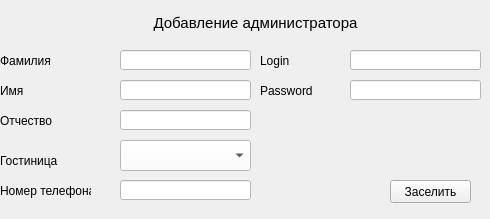
<?xml version="1.0" encoding="UTF-8"?>
<ui version="4.0">
 <class>Qadd_admin</class>
 <widget class="QWidget" name="Qadd_admin">
  <property name="geometry">
   <rect>
    <x>0</x>
    <y>0</y>
    <width>490</width>
    <height>219</height>
   </rect>
  </property>
  <property name="windowTitle">
   <string>Form</string>
  </property>
  <widget class="QLabel" name="name_cinema_wr_9">
   <property name="geometry">
    <rect>
     <x>260</x>
     <y>50</y>
     <width>111</width>
     <height>21</height>
    </rect>
   </property>
   <property name="text">
    <string>Login</string>
   </property>
  </widget>
  <widget class="QLabel" name="name_cinema_wr_8">
   <property name="geometry">
    <rect>
     <x>260</x>
     <y>80</y>
     <width>111</width>
     <height>21</height>
    </rect>
   </property>
   <property name="text">
    <string>Password</string>
   </property>
  </widget>
  <widget class="QLabel" name="name_cinema_wr_3">
   <property name="geometry">
    <rect>
     <x>0</x>
     <y>110</y>
     <width>81</width>
     <height>21</height>
    </rect>
   </property>
   <property name="text">
    <string>Отчество</string>
   </property>
  </widget>
  <widget class="QLineEdit" name="familyname">
   <property name="geometry">
    <rect>
     <x>120</x>
     <y>50</y>
     <width>131</width>
     <height>20</height>
    </rect>
   </property>
   <property name="styleSheet">
    <string notr="true">background-color: rgb(255, 255, 255);</string>
   </property>
  </widget>
  <widget class="QLineEdit" name="fathername">
   <property name="geometry">
    <rect>
     <x>120</x>
     <y>110</y>
     <width>131</width>
     <height>20</height>
    </rect>
   </property>
   <property name="styleSheet">
    <string notr="true">background-color: rgb(255, 255, 255);</string>
   </property>
  </widget>
  <widget class="QLabel" name="name_cinema_wr">
   <property name="geometry">
    <rect>
     <x>0</x>
     <y>50</y>
     <width>81</width>
     <height>21</height>
    </rect>
   </property>
   <property name="text">
    <string>Фамилия</string>
   </property>
  </widget>
  <widget class="QLabel" name="name_cinema_wr_2">
   <property name="geometry">
    <rect>
     <x>0</x>
     <y>80</y>
     <width>81</width>
     <height>21</height>
    </rect>
   </property>
   <property name="text">
    <string>Имя</string>
   </property>
  </widget>
  <widget class="QTextBrowser" name="textBrowser">
   <property name="geometry">
    <rect>
     <x>0</x>
     <y>10</y>
     <width>511</width>
     <height>31</height>
    </rect>
   </property>
   <property name="styleSheet">
    <string notr="true">background-color: transparent;</string>
   </property>
   <property name="frameShape">
    <enum>QFrame::NoFrame</enum>
   </property>
   <property name="html">
    <string>&lt;!DOCTYPE HTML PUBLIC &quot;-//W3C//DTD HTML 4.0//EN&quot; &quot;http://www.w3.org/TR/REC-html40/strict.dtd&quot;&gt;
&lt;html&gt;&lt;head&gt;&lt;meta name=&quot;qrichtext&quot; content=&quot;1&quot; /&gt;&lt;style type=&quot;text/css&quot;&gt;
p, li { white-space: pre-wrap; }
&lt;/style&gt;&lt;/head&gt;&lt;body style=&quot; font-family:'Ubuntu'; font-size:11pt; font-weight:400; font-style:normal;&quot;&gt;
&lt;p align=&quot;center&quot; style=&quot; margin-top:0px; margin-bottom:0px; margin-left:0px; margin-right:0px; -qt-block-indent:0; text-indent:0px;&quot;&gt;Добавление администратора&lt;/p&gt;&lt;/body&gt;&lt;/html&gt;</string>
   </property>
  </widget>
  <widget class="QLabel" name="name_cinema_wr_5">
   <property name="geometry">
    <rect>
     <x>0</x>
     <y>150</y>
     <width>81</width>
     <height>21</height>
    </rect>
   </property>
   <property name="text">
    <string>Гостиница</string>
   </property>
  </widget>
  <widget class="QLineEdit" name="number">
   <property name="geometry">
    <rect>
     <x>120</x>
     <y>180</y>
     <width>131</width>
     <height>20</height>
    </rect>
   </property>
   <property name="styleSheet">
    <string notr="true">background-color: rgb(255, 255, 255);</string>
   </property>
  </widget>
  <widget class="QLineEdit" name="name">
   <property name="geometry">
    <rect>
     <x>120</x>
     <y>80</y>
     <width>131</width>
     <height>20</height>
    </rect>
   </property>
   <property name="styleSheet">
    <string notr="true">background-color: rgb(255, 255, 255);</string>
   </property>
  </widget>
  <widget class="QLabel" name="name_cinema_wr_6">
   <property name="geometry">
    <rect>
     <x>0</x>
     <y>180</y>
     <width>91</width>
     <height>21</height>
    </rect>
   </property>
   <property name="text">
    <string>Номер телефона</string>
   </property>
  </widget>
  <widget class="QPushButton" name="btnadd_hostel">
   <property name="geometry">
    <rect>
     <x>390</x>
     <y>180</y>
     <width>81</width>
     <height>23</height>
    </rect>
   </property>
   <property name="styleSheet">
    <string notr="true"/>
   </property>
   <property name="text">
    <string>Заселить</string>
   </property>
  </widget>
  <widget class="QComboBox" name="Hotels">
   <property name="geometry">
    <rect>
     <x>120</x>
     <y>140</y>
     <width>131</width>
     <height>31</height>
    </rect>
   </property>
   <property name="styleSheet">
    <string notr="true">background-color: rgb(255, 255, 255);</string>
   </property>
  </widget>
  <widget class="QLineEdit" name="login">
   <property name="geometry">
    <rect>
     <x>350</x>
     <y>50</y>
     <width>131</width>
     <height>20</height>
    </rect>
   </property>
   <property name="styleSheet">
    <string notr="true">background-color: rgb(255, 255, 255);</string>
   </property>
  </widget>
  <widget class="QLineEdit" name="password">
   <property name="geometry">
    <rect>
     <x>350</x>
     <y>80</y>
     <width>131</width>
     <height>20</height>
    </rect>
   </property>
   <property name="styleSheet">
    <string notr="true">background-color: rgb(255, 255, 255);</string>
   </property>
  </widget>
 </widget>
 <resources/>
 <connections/>
</ui>
